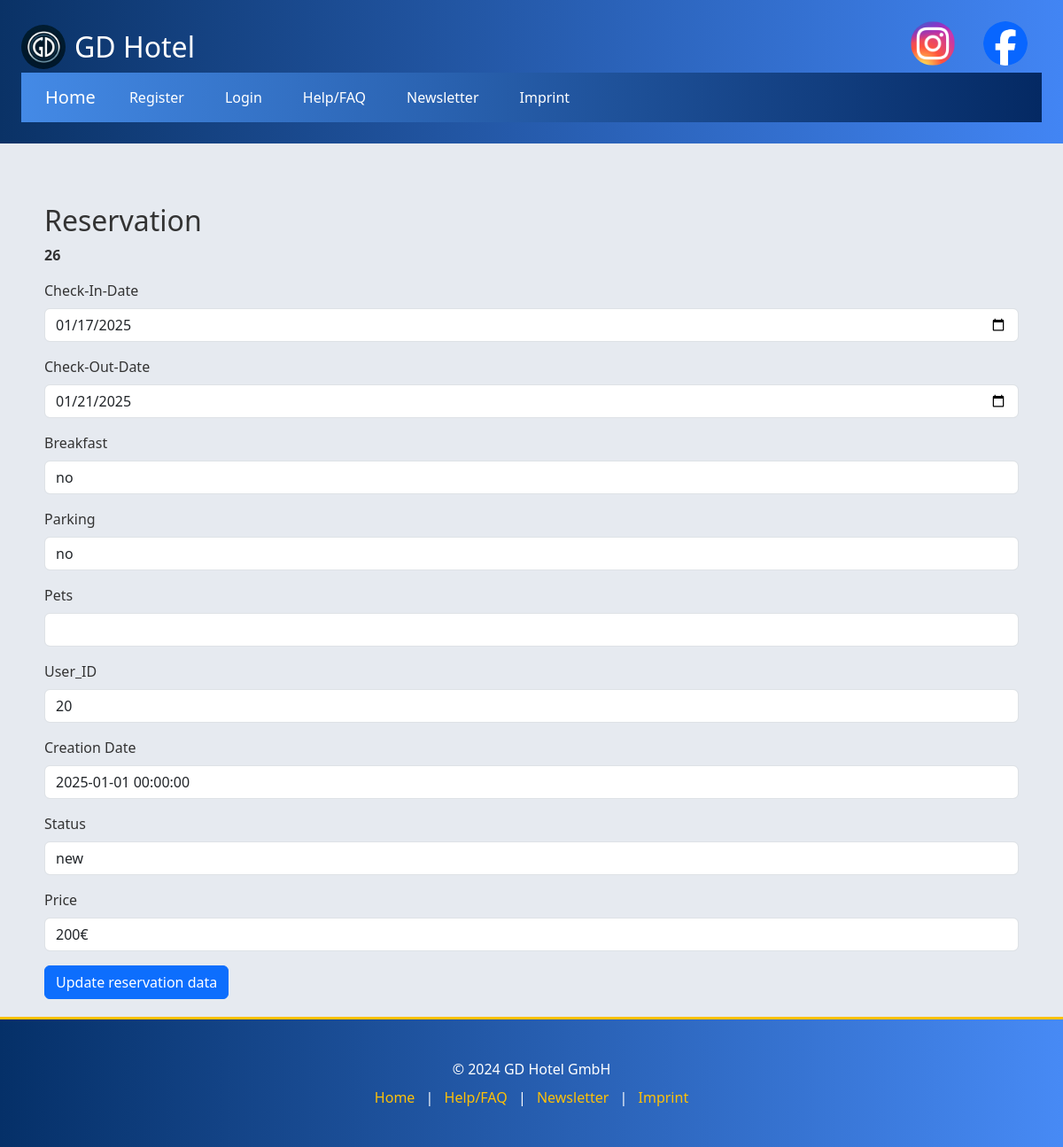
/reservation-details.php?id=26, run on the app's committed database.
### tables this page shows
CREATE TABLE `reservation` (
  `id` int(11) NOT NULL,
  `CheckInDate` date NOT NULL,
  `CheckOutDate` date NOT NULL,
  `Breakfast` varchar(50) NOT NULL,
  `Parking` varchar(50) NOT NULL,
  `Pets` varchar(50) NOT NULL,
  `user_id` int(11) NOT NULL,
  `creation_date` datetime DEFAULT current_timestamp(),
  `status` varchar(50) NOT NULL,
  `price` int(11) NOT NULL
);

### reservation-details.php (the view, shortened to what this page needs)
<?php
require_once('form/dbaccess.php');
$db_obj = new mysqli($host, $user, $dbpassword, $database);
if ($db_obj->connect_error) {
    echo "Connection Error: " . $db_obj -> connect_error;
    exit();
}else{
    $current_id = $_GET['id'];
    $sql = "SELECT * FROM reservation WHERE id = '$current_id'";
    $result = $db_obj -> query($sql);
    while ($row = $result->fetch_array()) {
        $check_in_date = $row['CheckInDate'];
        $check_out_date = $row['CheckOutDate'];
        $breakfast = $row['Breakfast'];
        $parking = $row['Parking'];
        $pets = $row['Pets'];
        $user_id = $row['user_id'];
        $creation_date = $row['creation_date'];
        $status = $row['status'];
        $price = $row['price'];
        break;
    }
}
?>
<!DOCTYPE html>
<html lang="en">
<head>
</head>
<body>
<?php include('header.php');
?>
<div class="container mt-5">
    <h2>Reservation</h2>
    <p><strong><?= htmlspecialchars($current_id); ?></strong></p>
    <form action="form/update-reservation.php?id=<?php echo htmlspecialchars($current_id); ?>" method="POST">
        <div class="mb-3">
            <label for="check-in-date" class="form-label">Check-In-Date</label>
            <input type="date" class="form-control" id="check-in-date" name="check-in-date"
                   value="<?php echo htmlspecialchars($check_in_date); ?>" required>
        </div>
        <div class="mb-3">
            <label for="username" class="form-label">Check-Out-Date</label>
            <input type="date" class="form-control" id="check-out-date" name="check-out-date"
                   value="<?php echo htmlspecialchars($check_out_date); ?>" required>
        </div>
        <div class="mb-3">
            <label for="breakfast" class="form-label">Breakfast</label>
            <select id="breakfast" name="breakfast" class="form-control">
                <option value="no" <?php if ($breakfast == 'no') echo 'selected'; ?>>no</option>
            </select>
        </div>
        <div class="mb-3">
            <label for="parking" class="form-label">Parking</label>
            <select id="parking" name="parking" class="form-control">
                <option value="no" <?php if ($parking == 'no') echo 'selected'; ?>>no</option>
            </select>
        </div>
        <div class="mb-3">
            <label for="pets" class="form-label">Pets</label>
            <input type="text" class="form-control" id="pets" name="pets"
                   value="<?php echo htmlspecialchars($pets); ?>">
        </div>
        <div class="mb-3">
            <label for="user_id" class="form-label">User_ID</label>
            <input type="user_id" class="form-control" id="user_id" name="user_id"
                   value="<?php echo htmlspecialchars($user_id); ?>" required>
        </div>
        <div class="mb-3">
            <label for="creation_date" class="form-label">Creation Date</label>
            <input type="creation_date" class="form-control" id="creation_date" name="creation_date"
                   value="<?php echo htmlspecialchars($creation_date); ?>" required>
        </div>
        <div class="mb-3">
            <label for="status" class="form-label">Status</label>
            <select id="status" name="status" class="form-control">
                <option value="new" <?php if ($status == 'new') echo 'selected'; ?>>new</option>
            </select>
        </div>
        <div class="mb-3">
            <label for="price" class="form-label">Price</label>
            <input type="price" class="form-control" id="price" name="price"
                   value="<?php echo htmlspecialchars($price).'€'; ?>" >
        </div>
        <button type="submit" class="btn btn-primary">Update reservation data</button>
    </form>
</div>
<?php include('footer.php'); ?>
</body>
</html>

### data on the page
reservation: check-in-date "01/17/2025", check-out-date "01/21/2025", breakfast "no", parking "no", user_id "20", creation_date "2025-01-01 00:00:00", status "new", price "200€"

### other printed values
$current_id "26"
